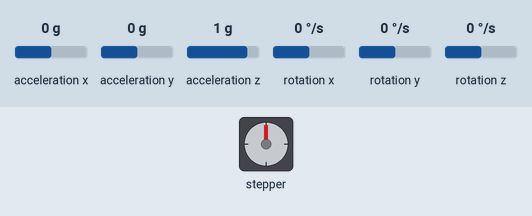
This sketch was run on a simulated Arduino Uno, built with avr-gcc and run on an emulated ATmega328P. On the bench: stepper motor. Wiring (inferred from the names in the program): MPU-6050 motion sensor at I2C address 0x68. The inputs (shaded band) are chosen by the test bench; at power-on: rotation y 0 °/s, acceleration x 0 g, acceleration y 0 g, acceleration z 1 g, rotation x 0 °/s, rotation z 0 °/s. Stepper angles assume 2048 steps per turn; what the sketch prints to the serial monitor is not drawn.

Above: at 1.7 s.
1.8 s: rotation y set to -100 °/s
At 3.1 s:
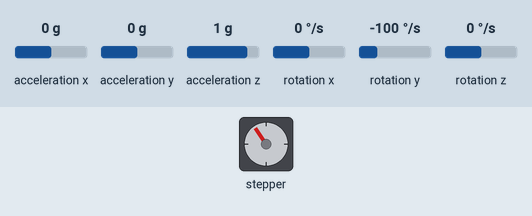
At 26.8 s:
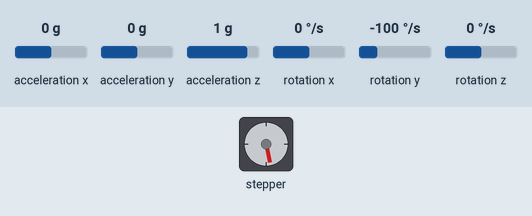
Timing chart, 0 to 66.3 s (numbered marks = the images above; inputs shaded):
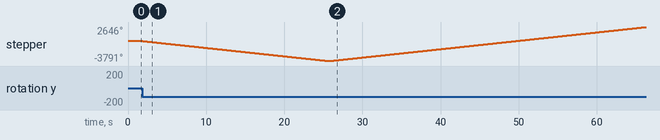

The sketch:

22sept2.ino
```cpp
/*
   Arduino and MPU6050 Accelerometer and Gyroscope Sensor Tutorial
   by Dejan, https://howtomechatronics.com
*/
#include <Wire.h>
#include <AccelStepper.h>
const int stepsPerRevolution = 2048;
#define stepperPin1  8
#define stepperPin2  9
#define stepperPin3  10
#define stepperPin4  11
#define MotorInterfaceType 8
const int MPU = 0x68; // MPU6050 I2C address
float AccX, AccY, AccZ;
float GyroX, GyroY, GyroZ;
float accAngleX, accAngleY, gyroAngleX, gyroAngleY, gyroAngleZ;
float roll, pitch, yaw;
float AccErrorX, AccErrorY, GyroErrorX, GyroErrorY, GyroErrorZ;
float elapsedTime, currentTime, previousTime;
int c = 0;
float Gyro[3];

AccelStepper myStepper = AccelStepper(MotorInterfaceType, stepperPin1, stepperPin3, stepperPin2, stepperPin4);
void setup() {
  Serial.begin(19200);
  myStepper.setMaxSpeed(1000);
  myStepper.setCurrentPosition(0);
  Wire.begin();                      // Initialize comunication
  Wire.beginTransmission(MPU);       // Start communication with MPU6050 // MPU=0x68
  Wire.write(0x6B);                  // Talk to the register 6B
  Wire.write(0x00);                  // Make reset - place a 0 into the 6B register
  Wire.endTransmission(true);        //end the transmission
  /*
  // Configure Accelerometer Sensitivity - Full Scale Range (default +/- 2g)
  Wire.beginTransmission(MPU);
  Wire.write(0x1C);                  //Talk to the ACCEL_CONFIG register (1C hex)
  Wire.write(0x10);                  //Set the register bits as 00010000 (+/- 8g full scale range)
  Wire.endTransmission(true);
  // Configure Gyro Sensitivity - Full Scale Range (default +/- 250deg/s)
  Wire.beginTransmission(MPU);
  Wire.write(0x1B);                   // Talk to the GYRO_CONFIG register (1B hex)
  Wire.write(0x10);                   // Set the register bits as 00010000 (1000deg/s full scale)
  Wire.endTransmission(true);
  delay(20);*/

  // Call this function if you need to get the IMU error values for your module
  calculate_IMU_error();
  delay(20);
}
void loop() {
  // === Read acceleromter data === //
  Wire.beginTransmission(MPU);
  Wire.write(0x3B); // Start with register 0x3B (ACCEL_XOUT_H)
  Wire.endTransmission(false);
  Wire.requestFrom(MPU, 6, true); // Read 6 registers total, each axis value is stored in 2 registers
  //For a range of +-2g, we need to divide the raw values by 16384, according to the datasheet
  AccX = (Wire.read() << 8 | Wire.read()) / 16384.0; // X-axis value
  AccY = (Wire.read() << 8 | Wire.read()) / 16384.0; // Y-axis value
  AccZ = (Wire.read() << 8 | Wire.read()) / 16384.0; // Z-axis value
  // Calculating Roll and Pitch from the accelerometer data
  accAngleX = (atan(AccY / sqrt(pow(AccX, 2) + pow(AccZ, 2))) * 180 / PI) - 0.16; // AccErrorX ~(0.58) See the calculate_IMU_error()custom function for more details
  accAngleY = (atan(-1 * AccX / sqrt(pow(AccY, 2) + pow(AccZ, 2))) * 180 / PI) + 2.99; // AccErrorY ~(-1.58)
  // === Read gyroscope data === //
  previousTime = currentTime;        // Previous time is stored before the actual time read
  currentTime = millis();            // Current time actual time read
  elapsedTime = (currentTime - previousTime) / 1000; // Divide by 1000 to get seconds
  Wire.beginTransmission(MPU);
  Wire.write(0x43); // Gyro data first register address 0x43
  Wire.endTransmission(false);
  Wire.requestFrom(MPU, 6, true); // Read 4 registers total, each axis value is stored in 2 registers
  GyroX = (Wire.read() << 8 | Wire.read()) / 131.0; // For a 250deg/s range we have to divide first the raw value by 131.0, according to the datasheet
  GyroY = (Wire.read() << 8 | Wire.read()) / 131.0;
  GyroZ = (Wire.read() << 8 | Wire.read()) / 131.0;
  // Correct the outputs with the calculated error values
  GyroX = GyroX - Gyro[0]; // GyroErrorX ~(-0.56)
  GyroY = GyroY - Gyro[1]; // GyroErrorY ~(2)
  GyroZ = GyroZ - Gyro[2]; // GyroErrorZ ~ (-0.8)
  // Currently the raw values are in degrees per seconds, deg/s, so we need to multiply by sendonds (s) to get the angle in degrees
  gyroAngleX = gyroAngleX + GyroX * elapsedTime; // deg/s * s = deg
  gyroAngleY = gyroAngleY + GyroY * elapsedTime;
  yaw =  yaw + GyroZ * elapsedTime;
  // Complementary filter - combine acceleromter and gyro angle values
  roll = 0.96 * gyroAngleX + 0.04 * accAngleX;
  pitch = 0.96 * gyroAngleY + 0.04 * accAngleY;

  // Print the values on the serial monitor
  Serial.print("Roll: ");
  Serial.print(roll);
  Serial.print("/");
  Serial.print("Pitch: ");
  Serial.print(pitch);
  Serial.print("/");
  Serial.print("Yaw: ");
  Serial.print(yaw);
  Serial.print("/");
  Serial.print("AccX: ");
  Serial.print(AccX);

  turn(pitch, 1000);
}

void turn(int samm, int kiirus) {
  if(myStepper.currentPosition() < samm*91) {
    while(myStepper.currentPosition() <= samm*91){
      myStepper.setSpeed(kiirus);
      myStepper.runSpeed();
    }
  }

  if(myStepper.currentPosition() > samm*91) {
    while(myStepper.currentPosition() >= samm*91){
      myStepper.setSpeed(-kiirus);
      myStepper.runSpeed();
    }
  }
  Serial.print("/ Samm: ");
  Serial.println(samm);
}


void calculate_IMU_error() {
  // We can call this funtion in the setup section to calculate the accelerometer and gyro data error. From here we will get the error values used in the above equations printed on the Serial Monitor.
  // Note that we should place the IMU flat in order to get the proper values, so that we then can the correct values
  // Read accelerometer values 200 times
  while (c < 200) {
    Wire.beginTransmission(MPU);
    Wire.write(0x3B);
    Wire.endTransmission(false);
    Wire.requestFrom(MPU, 6, true);
    AccX = (Wire.read() << 8 | Wire.read()) / 16384.0 ;
    AccY = (Wire.read() << 8 | Wire.read()) / 16384.0 ;
    AccZ = (Wire.read() << 8 | Wire.read()) / 16384.0 ;
    // Sum all readings
    AccErrorX = AccErrorX + ((atan((AccY) / sqrt(pow((AccX), 2) + pow((AccZ), 2))) * 180 / PI));
    AccErrorY = AccErrorY + ((atan(-1 * (AccX) / sqrt(pow((AccY), 2) + pow((AccZ), 2))) * 180 / PI));
    c++;
  }
  //Divide the sum by 200 to get the error value
  AccErrorX = AccErrorX / 200;
  AccErrorY = AccErrorY / 200;
  c = 0;
  // Read gyro values 200 times
  while (c < 200) {
    Wire.beginTransmission(MPU);
    Wire.write(0x43);
    Wire.endTransmission(false);
    Wire.requestFrom(MPU, 6, true);
    GyroX = Wire.read() << 8 | Wire.read();
    GyroY = Wire.read() << 8 | Wire.read();
    GyroZ = Wire.read() << 8 | Wire.read();
    // Sum all readings
    GyroErrorX = GyroErrorX + (GyroX / 131.0);
    GyroErrorY = GyroErrorY + (GyroY / 131.0);
    GyroErrorZ = GyroErrorZ + (GyroZ / 131.0);
    c++;
  }
  //Divide the sum by 200 to get the error value
  GyroErrorX = GyroErrorX / 200;
  GyroErrorY = GyroErrorY / 200;
  GyroErrorZ = GyroErrorZ / 200;
  // Print the error values on the Serial Monitor
  Serial.print("AccErrorX: ");
  Serial.println(AccErrorX);
  Serial.print("AccErrorY: ");
  Serial.println(AccErrorY);
  Serial.print("GyroErrorX: ");
  Serial.println(GyroErrorX);
  Serial.print("GyroErrorY: ");
  Serial.println(GyroErrorY);
  Serial.print("GyroErrorZ: ");
  Serial.println(GyroErrorZ);
  Gyro[0] = GyroErrorX;
  Gyro[1] = GyroErrorY;
  Gyro[2] = GyroErrorZ;
}
```

Measured:
- after the input at 1.8 s, stepper: turns 3791° counter-clockwise in 23.9 s, then 6437° clockwise in 40.5 s
